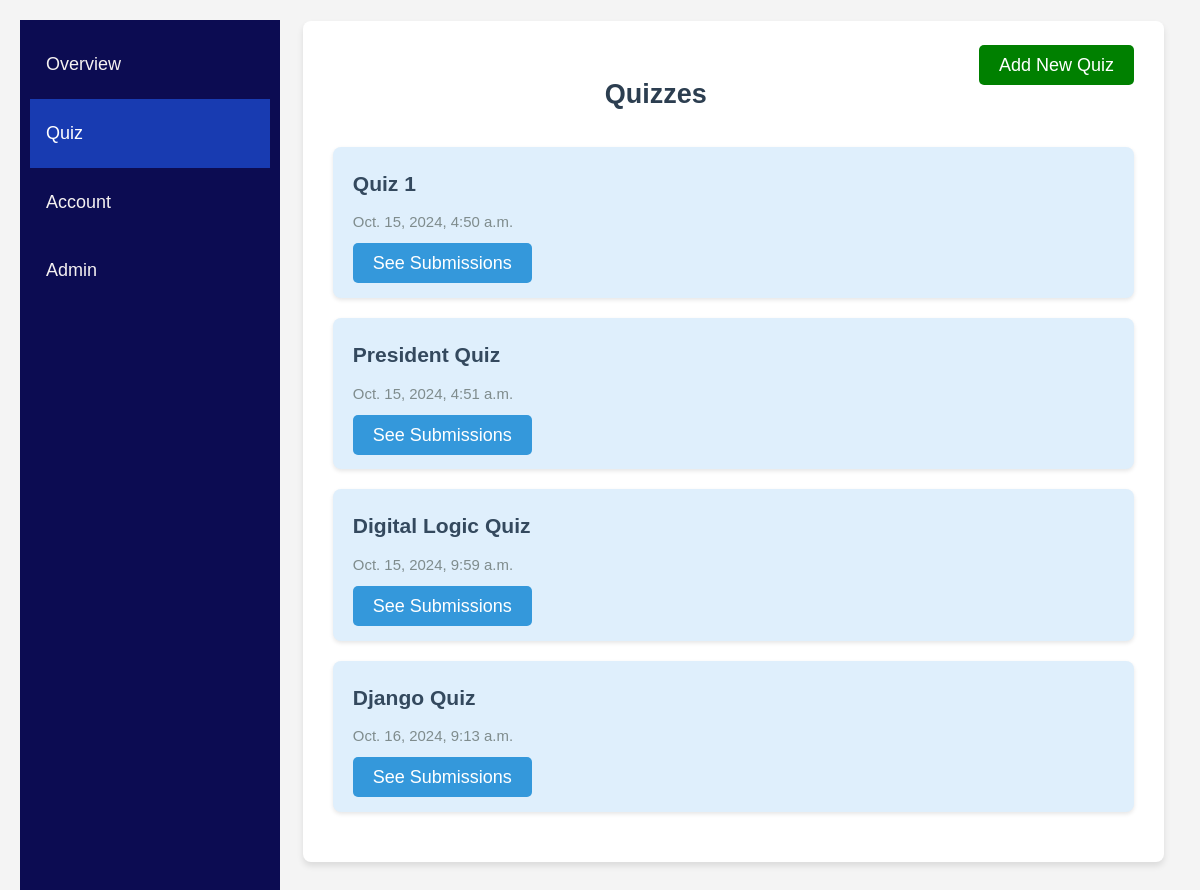
The page /organization/quiz (signed in) on the database its author committed.
### dashboard/models.py (models this page shows, shortened)
class Quiz(models.Model):
    title = models.CharField(max_length=255)
    description = models.TextField(blank=True)
    organization = models.ForeignKey('users.OrganizationUser', on_delete=models.CASCADE, related_name='quizzes',default=1)
    updated_at = models.DateTimeField(auto_now=True)
    questions = models.ManyToManyField('Question',blank=True)
    class Meta:
        verbose_name = "Quiz"
        verbose_name_plural = "Quizzes"

### organization/views.py (the view)
# urls.py: path("quiz",views.quizzes,name="oquiz"),
@login_required
@user_passes_test(check_organization)
def quizzes(request):
    org = OrganizationUser.objects.get(username = request.user.username)
    quizzes = Quiz.objects.filter(organization=org)
    return render(request,"organization/quizzes.html",{
        'active':'quiz',
        'quizzes':quizzes
    })

### organization/views.py (called while the page is built)
def check_organization(user):
    return OrganizationUser.objects.get(username=user.username).user_type == "organization"

### organization/templates/organization/quizzes.html (shortened to what this page needs)
{% extends "organizationbase.html" %}
{% load static %}
{% block stylesheets %}
    <link rel="stylesheet" href="{% static "dashboard/quiz.css" %}"
{% endblock %}
{% block content %}
    <section class="about">
        <div class="newquiz">
            <a href="{% url "addquiz"%}">Add New Quiz</a>
        </div>
        <h1>Quizzes</h1>
        <ul>
            {% for quiz in quizzes %}
                <li>
                    <h3>{{ quiz.title }}</h3>
                    <h5>{{ quiz.updated_at }}</h5>
                    <a href="{% url "osubmission" quiz.id %}">See Submissions</a>
                </li>
            {% endfor %}
        </ul>
    </section>
{% endblock %}

### static/studentbase.css (style rules this page uses)
body { font-family: 'Arial', sans-serif; font-size: large; line-height: 1.6; color: #333; margin: 0 auto; padding: 20px; background-color: #f4f4f4; }

### dashboard/static/dashboard/quiz.css (style rules this page uses)
.about { background-color: #fff; padding: 30px; border-radius: 8px; box-shadow: 0 4px 6px rgba(0, 0, 0, 0.1); }
.about h1 { color: #2c3e50; text-align: center; margin-bottom: 30px; }
.about ul { list-style-type: none; padding: 0; }
.about li { background-color: #dfeffc; margin-bottom: 20px; padding: 20px; border-radius: 8px; box-shadow: 0 2px 4px rgba(0, 0, 0, 0.1); transition: transform 0.3s ease; }
.about h3 { color: #34495e; margin: 0 0 10px 0; }
.about h5 { color: #7f8c8d; margin: 0 0 15px 0; font-weight: normal; }
.about a { background-color: #3498db; color: white; padding: 10px 20px; text-decoration: none; border-radius: 5px; transition: background-color 0.3s ease; }
.newquiz { float:right; margin-bottom: 20px; }
.newquiz a { background-color: green; }

### rows shown on the page
Quiz: title "Quiz 1", updated_at "Oct. 15, 2024, 4:50 a.m."
Quiz: title "President Quiz", updated_at "Oct. 15, 2024, 4:51 a.m."
Quiz: title "Digital Logic Quiz", updated_at "Oct. 15, 2024, 9:59 a.m."
Quiz: title "Django Quiz", updated_at "Oct. 16, 2024, 9:13 a.m."
